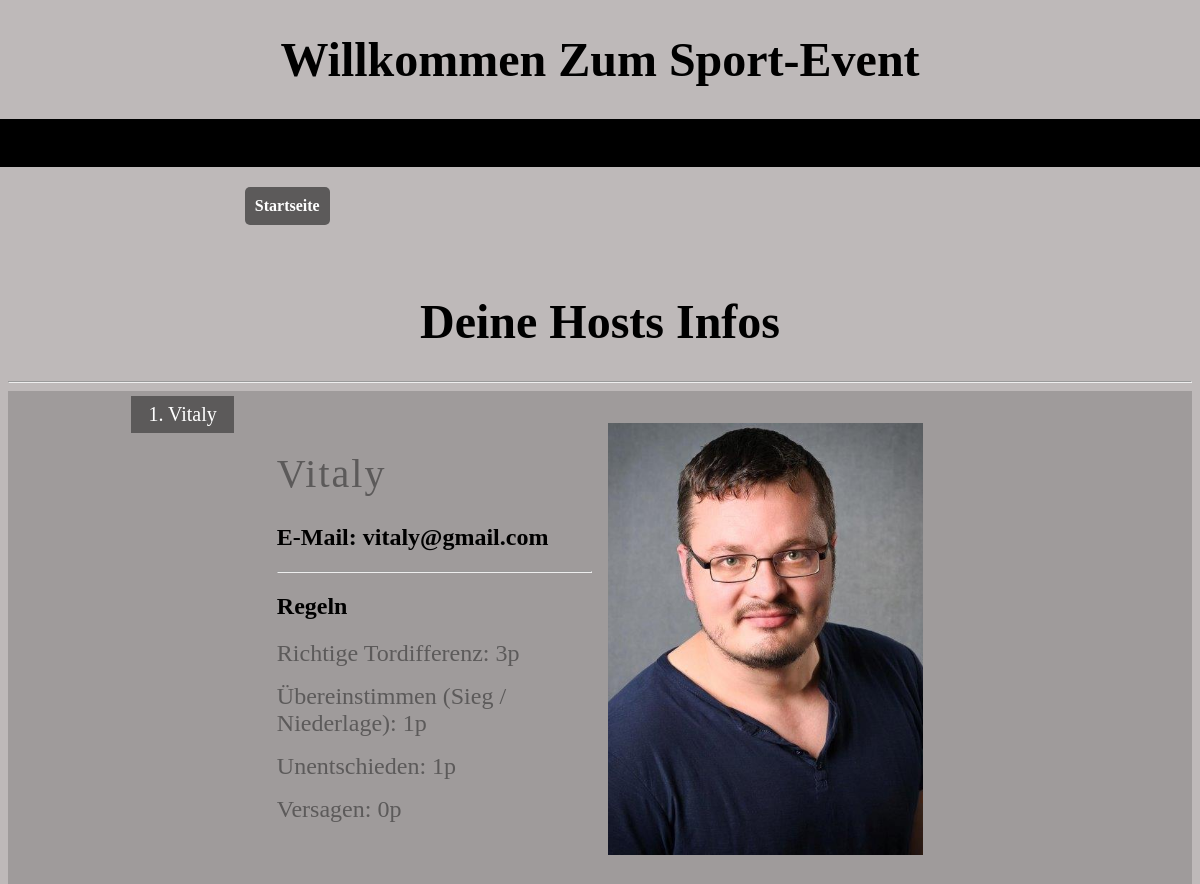
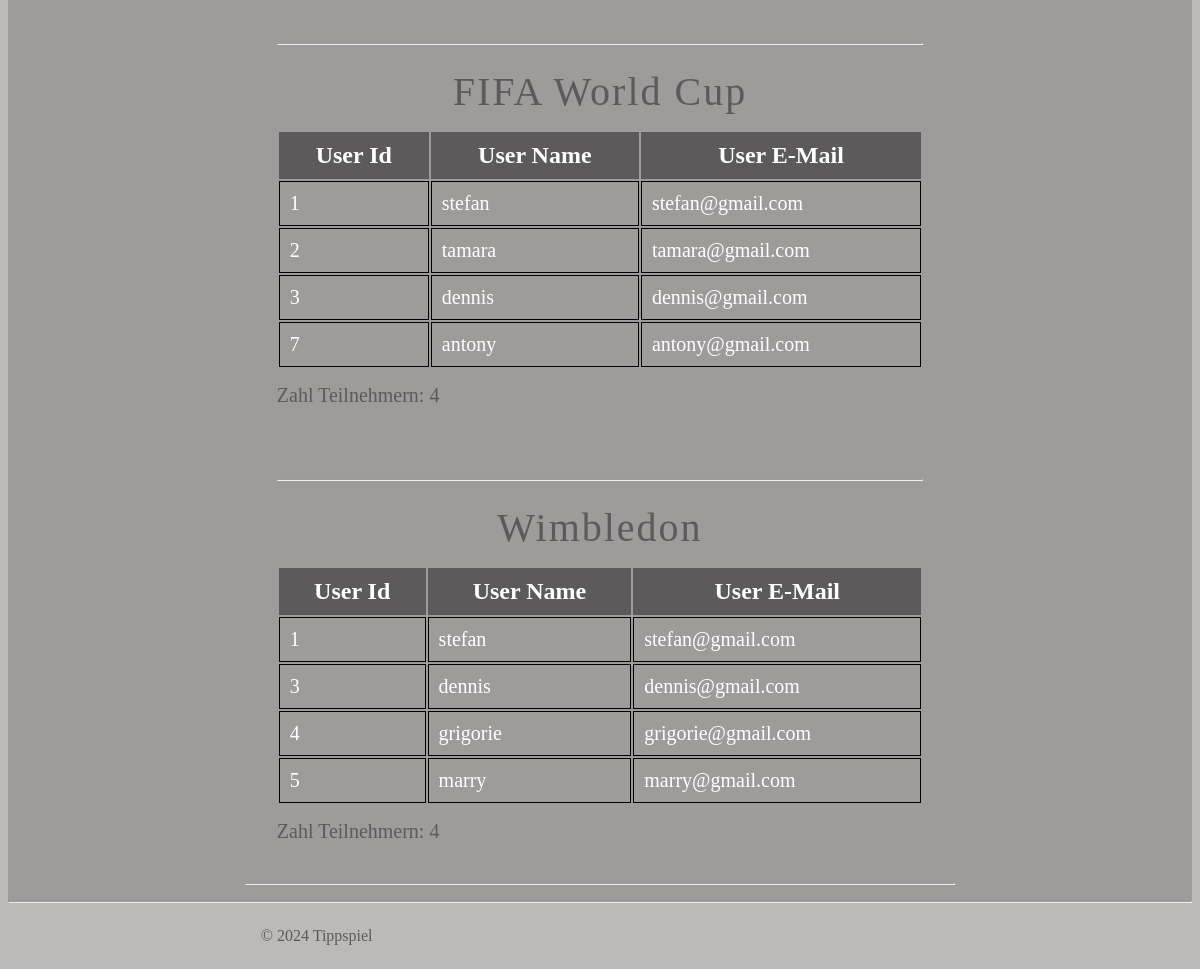
Before: /PHP/infos_user_hosts.php?host_id=1 (signed in) with the older database file (2 pictures, top to bottom).
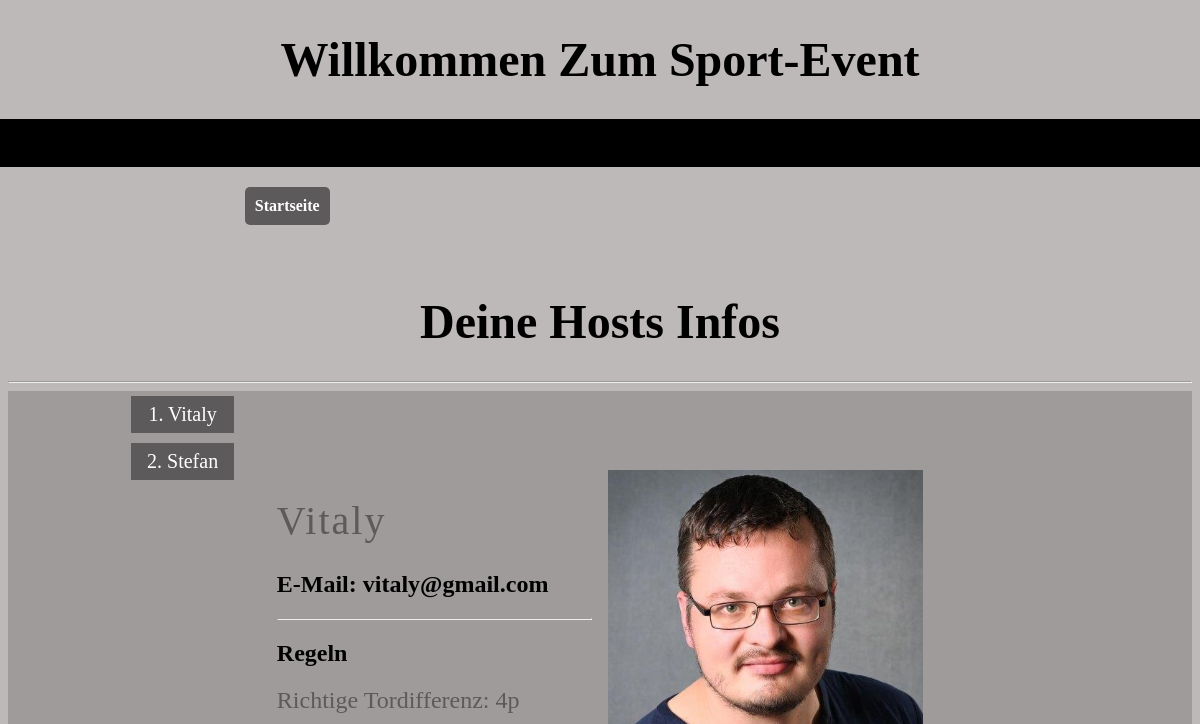
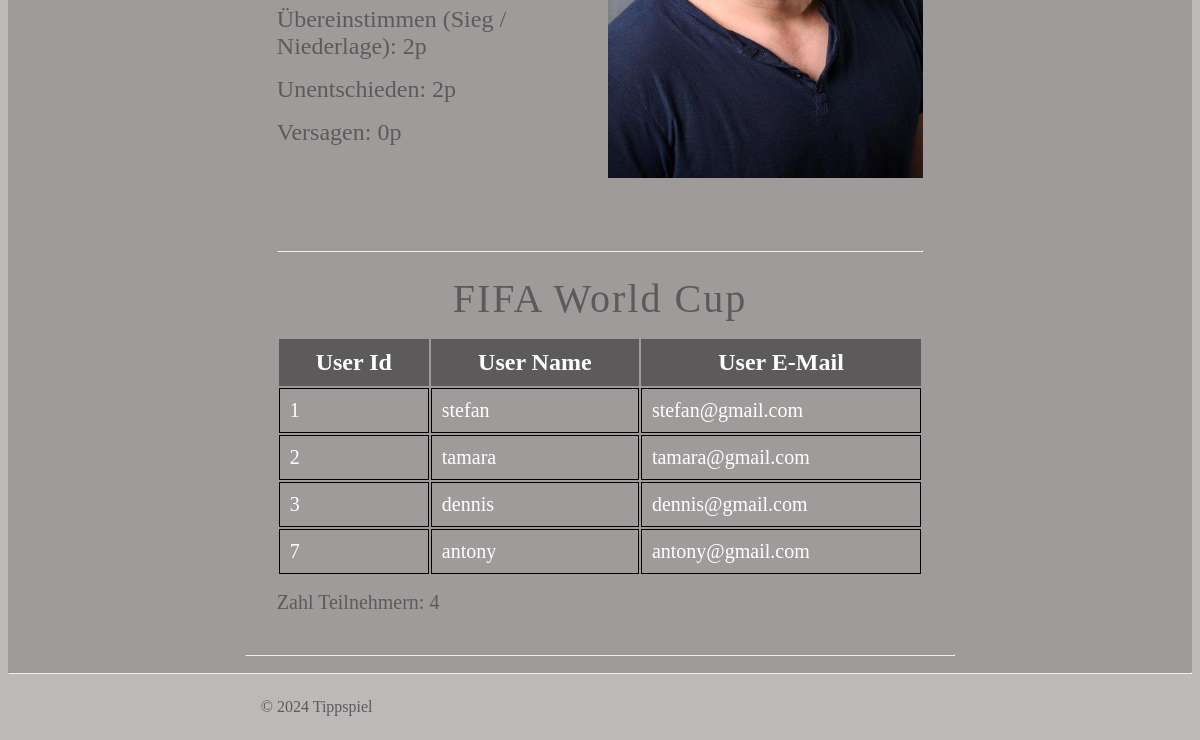
After: the same page with the newer database file (2 pictures, top to bottom).
### tables this page shows
CREATE TABLE `hosts` (
  `hid` int(6) unsigned NOT NULL AUTO_INCREMENT,
  `hfullname` varchar(30) NOT NULL,
  `hostname` varchar(30) NOT NULL,
  `email` varchar(50) NOT NULL,
  `passwort` varchar(100) NOT NULL,
  `foto` varchar(30) DEFAULT NULL,
  `tordiff` int(20) DEFAULT 10,
  `winnloss` int(20) DEFAULT 5,
  `equality` int(20) DEFAULT 15,
  PRIMARY KEY (`hid`)
);

### config.php (called while the page is built, shortened)
<?php
function my_autoloader($class_name)
{
    $directories = array(
        'DATABASE/',
        'Utils/'
    );
    foreach ($directories as $directory) {
        $file_path = '../' . $directory . $class_name . '.php';
        if (file_exists($file_path)) {
            return;
        }
    }
}

### DATABASE/User.php (called while the page is built, shortened)
<?php
class User
{
    private $table_name;
    private $conn;
    private $u_event;
    private $u_host;
    private $all_u_ids = [];
    private $all_u_names = [];
    private $all_u_emails = [];
    public function __construct($db_conn)
    {
        $this->conn = $db_conn;
        $this->table_name = "users";
        $this->u_event = new UserEvent($this->conn);
        $this->u_host = new UserHost($this->conn);
    }
    public function initAllUsersProEvents($users_ids)
    {
        try {
            $sql = "SELECT * FROM " . $this->table_name . " WHERE userid=?";
            $stmt = $this->conn->prepare($sql);
            if (count($users_ids) > 0) {
                foreach ($users_ids as $user_id) {
                    $stmt->execute([$user_id]);
                    if ($stmt->rowCount() == 1) {
                        $user = $stmt->fetch();
                        $this->all_u_ids[] = $user['userid'];
                        $this->all_u_names[] = $user['username'];
                        $this->all_u_emails[] = $user['useremail'];
                    } else return 0;
                }
                return 1;
            } else return 0;
        } catch (PDOException $e) {
            return 0;
        }
    }
    public function getAllUsers()
    {
        $data = array(
            'users_ids' => $this->all_u_ids,
            'users_names' => $this->all_u_names,
            'users_emails' => $this->all_u_emails
        );
        $this->all_u_ids = [];
        $this->all_u_names = [];
        $this->all_u_emails = [];
        return $data;
    }
    public function get_UserEvent()
    {
        return $this->u_event;
    }
    public function get_UserHost()
    {
        return  $this->u_host;
    }
}

### DATABASE/UserHost.php (called while the page is built, shortened)
<?php
class UserHost
{
    private $table_name;
    private $conn;
    private $host_id = [];
    public function __construct($db_conn)
    {
        $this->conn = $db_conn;
        $this->table_name = "usershosts";
    }
    public function initUserHost($user_id)
    {
        try {
            $sql = "SELECT hostid FROM " . $this->table_name . " WHERE huserid=?";
            $stmt = $this->conn->prepare($sql);
            $stmt->execute([$user_id]);
            if ($stmt->rowCount() >= 1) {
                $hosts = $stmt->fetchAll(PDO::FETCH_ASSOC);
                foreach ($hosts as $host) {
                    $this->host_id[] = $host['hostid'];
                }
                return 1;
            } else {
                return 0;
            }
        } catch (PDOException $e) {
            return 0;
        }
    }
    public function getHostId()
    {
        $data = array('user_host' => $this->host_id);
        $this->host_id = [];
        return $data;
    }
}

### DATABASE/Host.php (called while the page is built, shortened)
<?php
class Host
{
    private $table_name;
    private $conn;
    private $h_id;
    private $h_full_name;
    private $h_name;
    private $h_email;
    private $h_foto;
    private $tordiff;
    private $winnloss;
    private $equality;
    public function __construct($db_conn)
    {
        $this->conn = $db_conn;
        $this->table_name = "hosts";
    }
    public function initHostUser($host_id)
    {
        try {
            $sql = "SELECT * FROM " . $this->table_name . " WHERE hid=?";
            $stmt = $this->conn->prepare($sql);
            $stmt->execute([$host_id]);
            if ($stmt->rowCount() == 1) {
                $host = $stmt->fetch();
                $this->h_id = $host['hid'];
                $this->h_full_name = $host['hfullname'];
                $this->h_name = $host['hostname'];;
                $this->h_email = $host['email'];
                $this->h_foto = $host['foto'];
                $this->tordiff = $host['tordiff'];
                $this->winnloss = $host['winnloss'];
                $this->equality = $host['equality'];
                return 1;
            } else {
                return 0;
            }
        } catch (PDOException $e) {
            return 0;
        }
    }
    public function getHostUser()
    {
        $data = array(
            'host_id' => $this->h_id,
            'host_fullname' => $this->h_full_name,
            'host_name' => $this->h_name,
            'host_email' => $this->h_email,
            'host_foto' => $this->h_foto,
            'host_tordiff' => $this->tordiff,
            'host_winnloss' => $this->winnloss,
            'host_equality' => $this->equality
        );
        return $data;
    }
}

### DATABASE/Event.php (called while the page is built, shortened)
<?php
class Event
{
    private $table_name;
    private $conn;
    private $e_id = [];
    private $e_name = [];
    public function __construct($db_conn)
    {
        $this->conn = $db_conn;
        $this->table_name = "events";
    }
    public function initEventHost($host_id, $data)
    {
        try {
            $sql = "SELECT eid, ename FROM " . $this->table_name . " WHERE heid=? AND eid IN (" . implode(", ", $data) . ")";
            $stmt = $this->conn->prepare($sql);
            $stmt->execute([$host_id]);
            if (count($data) >= 1) {
                $events = $stmt->fetchAll(PDO::FETCH_ASSOC);
                foreach ($events as $event) {
                    $this->e_id[] = $event['eid'];
                    $this->e_name[] = $event['ename'];
                }
                return 1;
            } else {
                return 0;
            }
        } catch (PDOException $e) {
            return 0;
        }
    }
    public function getHostEvents()
    {
        $events = array(
            'event_id' => $this->e_id,
            'event_name' => $this->e_name
        );
        return $events;
    }
}

### DATABASE/UserEvent.php (called while the page is built, shortened)
<?php
class UserEvent
{
    private $table_name;
    private $conn;
    private $users_id = [];
    public function __construct($db_conn)
    {
        $this->conn = $db_conn;
        $this->table_name = "usersevents";
    }
    public function initEventUsers($event_id)
    {
        try {
            $sql = "SELECT euserid FROM " . $this->table_name . " WHERE eventid=?";
            $stmt = $this->conn->prepare($sql);
            $stmt->execute([$event_id]);
            if ($stmt->rowCount() >= 1) {
                $users = $stmt->fetchAll(PDO::FETCH_ASSOC);
                foreach ($users as $user) {
                    $this->users_id[] = $user['euserid'];
                }
                return 1;
            } else {
                return 0;
            }
        } catch (PDOException $e) {
            return 0;
        }
    }
    public function getUsersId()
    {
        $data = array('event_users' => $this->users_id);
        $this->users_id = [];
        return $data;
    }
}

### PHP/infos_user_hosts.php (the view, shortened to what this page needs)
<?php
include '../config.php';
if (isset($_SESSION['user_id']) && isset($_SESSION['user_email'])) {
    $db = new Database();
    $conn = $db->connect();
    $user = new User($conn);
    $host = new Host($conn);
    $user_id = $_SESSION['user_id'];
    $user_hosts = $user->get_UserHost();
    $user_hosts->initUserHost($user_id);
    $host_ids = $user_hosts->getHostId();
    $user_events = $user->get_UserEvent();
    $user_events->initUserEvent($user_id);
    $event_ids = $user_events->getEventId()['user_event'];
}
?>
<!DOCTYPE html>
<html lang="de">
<head>
    <link rel="stylesheet" type="text/css" href="../CSS/user_hosts_infos.css">
</head>
<body>
    <div class="top-bar">
        <h1>Willkommen zum Sport-Event</h1>
        <div id="header"></div>
    </div>
    <div class="container">
        <a href="homepage-user.php">startseite</a>
    </div>
    <h1>deine hosts infos</h1>
    <hr>
    <div id="content">
        <div class="host-container">
            <?php foreach ($host_ids['user_host'] as $key => $host_id) {
                $host->initHostUser($host_id);
                $host_data = $host->getHostUser(); ?>
                <div class='host-menu'>
                    <div class="config">
                        <ul>
                            <li><a href="?host_id=<?php echo $host_data["host_id"]; ?>"><?php echo $key + 1 . '. ' . $host_data['host_fullname']; ?></a></li>
                        </ul>
                    </div>
                </div>
            <?php } ?>
            <?php foreach ($host_ids['user_host'] as $host_id) {
                $host->initHostUser($host_id);
                $host_data = $host->getHostUser();
                $av_events = new Event($conn);
                $all_users = new User($conn);
                $av_events->initEventHost($host_id, $event_ids);
                $events_data = $av_events->getHostEvents();
                if (isset($_GET['host_id'])) {
                    if ($host_id == $_GET['host_id']) {
            ?>
                        <div class="host-info">
                            <div class="h-items">
                                <h1><?php echo $host_data['host_fullname']; ?> </h1>
                                <h2>E-Mail: <?php echo $host_data['host_email']; ?> </h2>
                                <hr>
                                <h2>Regeln</h2>
                                <ul class='regeln'>
                                    <li>Richtige Tordifferenz: <?php echo $host_data['host_tordiff']; ?>p</li>
                                    <li>Übereinstimmen (Sieg / Niederlage): <?php echo $host_data['host_winnloss']; ?>p</li>
                                    <li>Unentschieden: <?php echo $host_data['host_equality']; ?>p</li>
                                    <li>Versagen: 0p</li>
                                </ul>
                            </div>
                            <div class="h-items">
                                <img src="../Images/hosts/<?php echo $host_data['host_foto']; ?>" alt="cover-foto">
                            </div>
                        </div>
                        <?php
                        for ($event = 0; $event < count($events_data['event_id']); $event++) {
                            $all_users->get_UserEvent()->initEventUsers($events_data['event_id'][$event]);
                            $ids_usersevents = $all_users->get_UserEvent()->getUsersId();
                        ?>
                            <div class="host-events-info">
                                <hr class="sep">
                                <div class="host-events"><?php echo $events_data['event_name'][$event] ?></div>
                                <?php foreach ($ids_usersevents as $ids_usersevent) {
                                    $all_users->initAllUsersProEvents($ids_usersevent);
                                    $user_data = $all_users->getAllUsers();
                                    $zahl_users = count($user_data['users_ids']);
                                ?>
                                    <table class="users">
                                        <tr>
                                            <th>User Id</th>
                                            <th>User Name</th>
                                            <th>User E-Mail</th>
                                        </tr>
                                        <?php for ($i = 0; $i < count($user_data['users_ids']); $i++) { ?>
                                            <tr>
                                                <td><?php echo $user_data['users_ids'][$i]; ?></td>
                                                <td><?php echo $user_data['users_names'][$i]; ?></td>
                                                <td><?php echo $user_data['users_emails'][$i]; ?></td>
                                            </tr>
                                        <?php } ?>
                                    </table>
                                    <div class='zahl'>Zahl Teilnehmern: <?php echo $zahl_users; ?> </div>
                                <?php } ?>
                            </div>
                        <?php } ?>
                        <hr class="sep-base">
            <?php }
                } else {
                    echo "";
                }
            } ?>
        </div>
        <hr class="sep">
    </div>
    <div class="footer">&copy; 2024 Tippspiel</div>
</body>
</html>

### CSS/user_hosts_infos.css (style rules this page uses)
* { padding: 0; box-sizing: border-box; }
body { background-color: rgb(190, 185, 185); }
.top-bar { position: fixed; width: 100%; top: 0; left: 0; z-index: 1000; background-color: rgb(190, 185, 185); }
h1 { text-transform: capitalize; text-align: center; font-size: 3rem; }
.container { height: 7rem; width: 60%; margin: 150px auto 0 auto; display: flex; flex-direction: row; align-items: center; justify-content: flex-start; gap: 20px; }
#header { height: 3rem; background-color: black; }
.container a { text-decoration: none; text-transform: capitalize; background-color: rgb(92, 90, 90); border-radius: 5px; padding: 10px; color: white; font-weight: bold; }
#content { background-color: rgb(159, 155, 155); }
.host-container { width: 80%; display: grid; grid-template-columns: 1fr 1fr 1fr 1fr; grid-template-rows: auto; }
.host-menu { grid-column: 1; }
.host-container .host-menu .config { width: inherit; display: flex; flex-direction: row; justify-content: flex-end; }
.host-container .host-menu .config ul { list-style-type: none; width: 50%; margin: 0; overflow: auto; }
.host-container .host-menu .config ul li { background-color: rgb(92, 90, 90); margin: 5px; padding: 7px; width: calc(100% - 16px); text-transform: capitalize; text-align: center; }
.host-container .host-menu .config ul li a { font-size: 1.25rem; color: white; text-decoration: none; width: 100%; display: inline-block; }
.host-info { grid-column: 2 / span 3; padding: 2rem; display: flex; flex-direction: row; justify-content: space-between; gap: 15px; }
.host-info h1 { text-align: left; font-size: 2.5rem; color: rgb(92, 90, 90); font-weight: 100; letter-spacing: 2px; }
.host-info .h-items { width: 50%; }
.host-info .regeln { list-style-type: none; display: flex; flex-direction: column; }
.host-info .regeln li { font-size: 1.5rem; margin-bottom: 1rem; color: rgb(92, 90, 90); }
.host-info .h-items img { object-fit: cover; height: 100%; width: 100%; }
.host-events-info { grid-column: 2 / span 3; background-color: rgb(159, 155, 155); padding: 2rem; display: flex; flex-direction: column; gap: 15px; }
.host-events-info .host-events { text-align: center; font-size: 2.5rem; color: rgb(92, 90, 90); font-weight: 100; letter-spacing: 2px; }
table { width: 100%; }
tr, td { border: 1px solid black; margin: auto; padding: 10px; font-size: 1.5rem; color: white; }
th { background-color: rgb(92, 90, 90); padding: 10px; }
td { font-size: 1.25rem !important; }
.zahl { font-size: 1.25rem; color: rgb(92, 90, 90); }
.sep { width: 100%; }
.sep-base { grid-column: 2 / span 3; width: 100%; }
.footer { width: 60%; margin: auto; padding: 1rem; color: rgb(92, 90, 90); }

Changed rows visible on the page:
changed hosts "Vitaly": tordiff "3" → "4"; host_winnloss "1" → "2"; host_equality "1" → "2"; winnloss 1 → 2 (drawn)
now on this page (row edited): hosts: hfullname "Stefan", shown under "Deine Hosts Infos"
Other visible differences:
list line gone: "Wimbledon User Id User Name User E-Mail 1 stefan stefan@gmail.com 3 dennis dennis@gmail.com 4 grigorie grigorie@gmail.com 5 marry marry@gmail.com Zahl Teilnehmern: 4"
